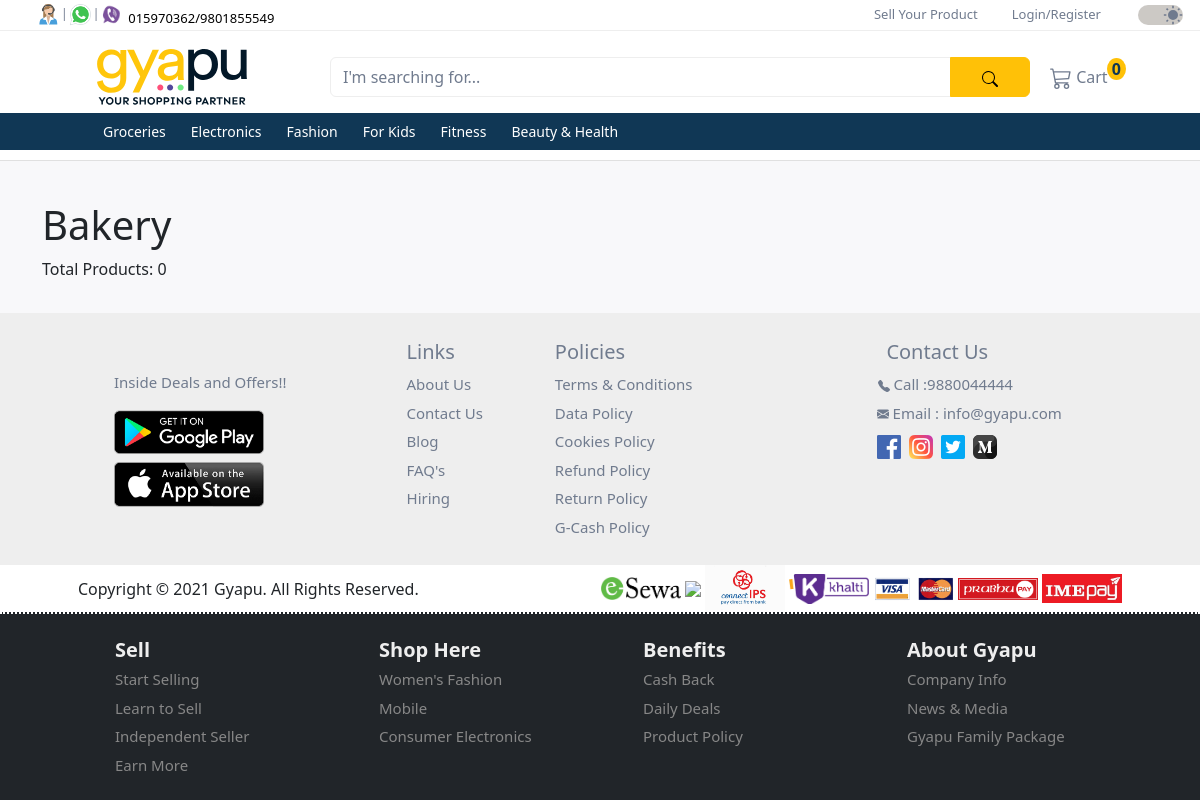
/products/Bakery, run on the app's committed database.
### products/models.py (models this page shows, shortened)
class Category(models.Model):
  id = models.UUIDField(
    primary_key = True,
    default = uuid.uuid4,
    editable = False
  )
  name = models.CharField(max_length=255)
  description = models.TextField(blank=True)
  parent = models.ForeignKey('self', on_delete=models.CASCADE, null=True, blank=True, related_name='children')
  class Meta:
    verbose_name_plural = 'Categories'

### products/views.py (the view)
# urls.py: path('<str:category>', ProductByCategoryView.as_view(), name='product_by_category'),
class ProductByCategoryView(TemplateView):
  template_name = 'products/category.html'
  def get_context_data(self, **kwargs):
    context = super().get_context_data(**kwargs)
    category_name = self.kwargs['category']
    category = get_object_or_404(Category, name=category_name)
    queryset = Product.objects.filter(
      Q(category=category) | Q(category__parent=category) | Q(category__parent__parent=category),
      stock__gt=0,
      is_deleted=False
    )
    products = list(queryset)
    shuffle(products)
    total_products = len(products)
    context["products"] = products
    context["category_totals"] = {category_name: total_products}
    for product in context["products"]:
      if product.images.exists():
        product.primary_image_url = product.images.first().image.url
      else:
        product.primary_image_url = None
    return context

### products/context_processors.py (called while the page is built)
def categories(request):
  categories = Category.objects.filter(parent__isnull=True)
  return {'categories': categories}

### user/context_processors.py (called while the page is built)
def user_group(request):
  user_belong_to_store = request.user.groups.filter(name='store').exists()
  return {'user_belong_to_store': user_belong_to_store}

### products/templates/products/category.html (shortened to what this page needs)
{% extends '_base.html' %}
{% load static %}
{% block content %}
  <header>
    <h1>{{ category }}</h1>
    {% for category, total_products in category_totals.items %}
      <p>Total Products: {{ total_products }}</p>
    {% endfor %}
  </header>
{% endblock content %}

### user/templates/homepage/lower_navbar.html (shortened to what this page needs)
{% load static %}
<nav class="navbar navbar-expand-xl d-flex flex-column second-nav" id="secondNav">
  <div class="container">
    <div class="d-flex flex-row container-fluid gyapu-head">
      <a class="navbar-brand" href="
        {% if not user_belong_to_store %}
          {% url 'home' %}
        {% else %}
          {% url 'store_dashboard' %}
        {% endif %}
      ">
        <img class="img-fluid" id="gyapu-head" src="{% static "images/gyapu-header-lightmode.svg" %}" alt="gyapu brand logo">
      </a>
      <form class="input-group mt-3 mb-3">
        <input type="text" class="form-control" placeholder="I'm searching for...">
        <button class="btn btn-warning" type="submit">
        </button>
      </form>
    </div>
    <div class="collapse navbar-collapse" id="mynavbar">
      <ul class="navbar-nav me-auto">
        {% if not user_belong_to_store %}
        <li class="nav-item">
          <div class="tooltip">
            <a class="nav-link" href="{% url 'cart_detail' %}">
              Cart
              <sup class="bg-warning cart-number">0</sup>
            </a>
          </div>
        </li>
        {% endif %}
      </ul>
    </div>
  </div>
  <div class="dropdown-nav">
    <div class="container">
      <div class="collapse navbar-collapse" id="mynavbar">
        <ul class="navbar-nav">
          {% for category in categories %}
            <li class="nav-item dropdown">
              <a class="nav-link dropbtn" href="{% url 'product_by_category' category.name %}">{{ category.name }}</a>
            </li>
          {% endfor %}
        </ul>
      </div>
    </div>
  </div>
</nav>

### user/static/css/style.css (style rules this page uses)
* { margin: 0; padding: 0; scroll-behavior: smooth; }
:root { --backgroundColor: #ffffff; --featureListBgColor: #F8F8FA; --cardBgColor: #ffffff; --contactsBgColor: #EEEEEE; --toggleswitchBgColor: #CCC9C5; --textColor: #707B8E; --priceColor: #103755; --buttomnavColor: #103755; --border: #eeeeee; --controlColor: #606775; --phoneColor: #000000; --navAnchorHover: #000000; --inputBorderSelection: #eeeeee; --topicColorHover: #000000; --gyapuHeader: #031828; --cardHoverBoxShadow: 0 2px 4px 0 rgba(158, 155, 155, 0.19), 0 4px 10px 0 rgba(158, 155, 155, 0.19); }
.second-nav { width: 100%; margin: 0; padding-top: 10px; padding-bottom: 0; background-color: var(--backgroundColor); z-index: 2; border-top: 1px solid var(--border); }
.second-nav .container .container-fluid { width: 1000px; }
.second-nav .container .container-fluid a { margin: auto; }
.second-nav img { width: 150px !important; min-width: 100px; }
.second-nav form { max-width: 700px !important; height: 40px; margin-left: 40px; }
.second-nav form input { background: transparent; border: 1px solid var(--border); }
.second-nav form input::placeholder { color: var(--textColor); }
.form-control { color: var(--textColor) !important; }
.second-nav form button { width: 80px; }
#mynavbar a { color: var(--textColor); }
.cart-number { font-size: 16px; font-weight: 600; color: #103755; border-radius: 50%; padding: 0 5px; margin-left: -5px; }
.tooltip { position: relative; font-size: 16px; display: inline-block; opacity: 1; }
.dropdown-nav { width: 100%; background-color: #103755; z-index: 2; }
.dropdown-nav .container { padding-left: 65px; }
.dropbtn { color: #ffffff !important; font-size: 14px; margin-right: 9px; }
.dropdown, .dropleft, .sub-dropleft { position: relative; display: inline-block; }
@media only screen and (max-width: 1200px) { .second-nav { padding-bottom: 10px; border-bottom: 1px solid #e0e0e0; } }

### data on the page
Category: name "Groceries"
Category: name "Electronics"
Category: name "Fashion"
Category: name "For Kids"
Category: name "Fitness"
Category: name "Beauty & Health"
Category: name "Bakery"

### other printed values
{{ total_products }} "0"
